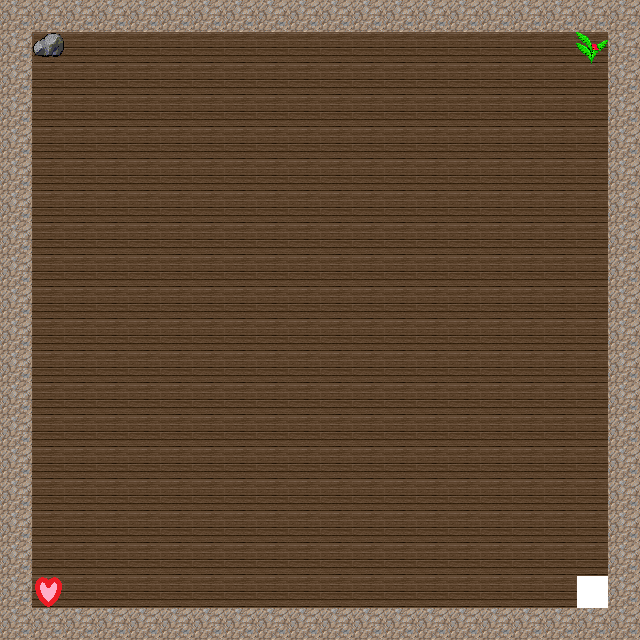

Rendered tile map (Tiled .tmx) drawn with the repository's tilesets; below, a short description and the map source with its tile grids summarised:
An orthogonal 20x20 tile map with 32x32 px tiles, 1 tile layer (Слой тайлов 1).

<map version="1.8" tiledversion="1.10.2" orientation="orthogonal" renderorder="right-down" width="20" height="20" tilewidth="32" tileheight="32" infinite="0" nextlayerid="2" nextobjectid="1">
 <tileset firstgid="1" source="../tiletest.tsx" />
 <layer id="1" name="Слой тайлов 1" width="20" height="20">
  <data>[400 cells, 400 non-empty, 6 distinct tile ids]</data>
 </layer>
</map>
